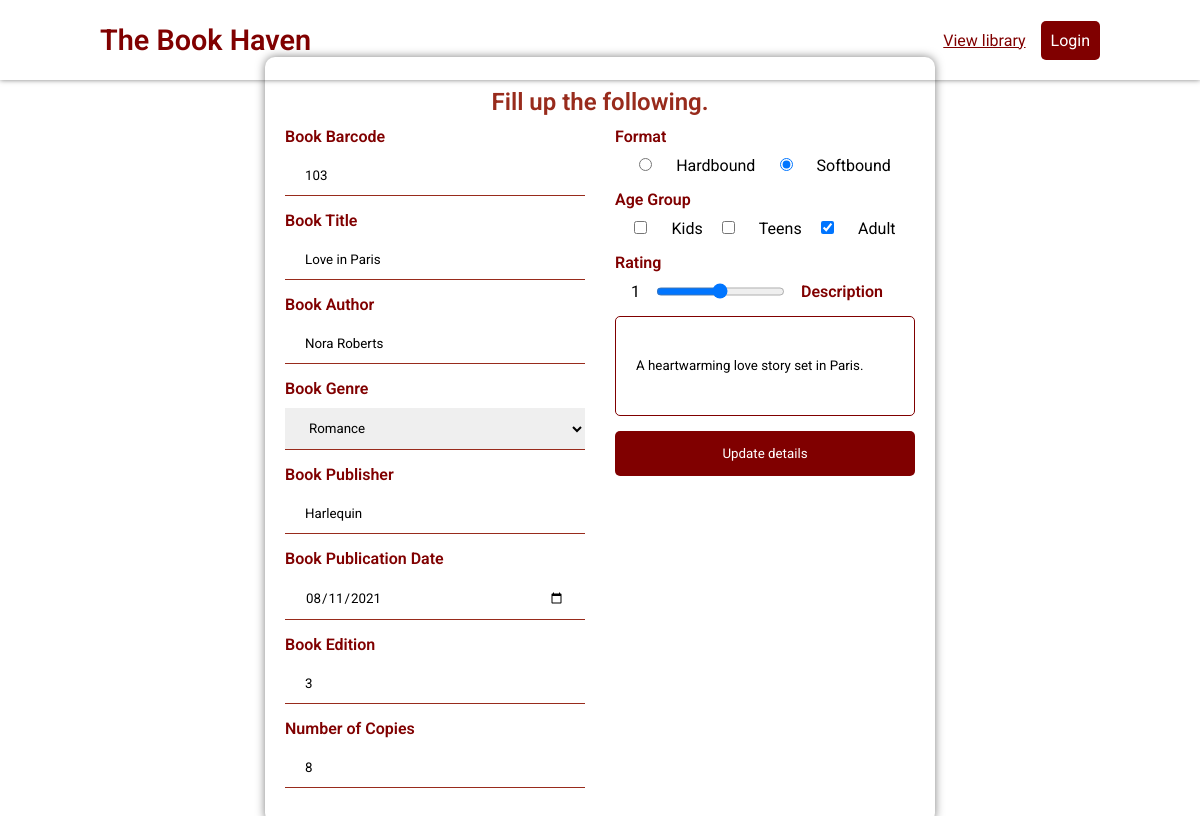
Page /editbook.php?book_selected=50 on the committed database.
### tables this page shows
CREATE TABLE `book_content` (
  `book_id` int(11) NOT NULL,
  `book_barcode` int(11) NOT NULL,
  `book_title` varchar(255) NOT NULL,
  `book_author` varchar(255) NOT NULL,
  `book_genre` varchar(255) NOT NULL,
  `book_publisher` varchar(255) NOT NULL,
  `book_pub_date` varchar(255) NOT NULL,
  `book_edition` varchar(255) NOT NULL,
  `book_copies` int(11) NOT NULL,
  `book_format` varchar(255) NOT NULL,
  `book_age_group` varchar(255) NOT NULL,
  `book_rating` int(5) NOT NULL,
  `book_desc` varchar(255) NOT NULL
);

### book.class.php (called while the page is built, shortened)
<?php
    require_once 'connection.php';
    class Book {
        protected $db;
        function __construct() {
            $this->db = new database;
        }
        function showbookonly($id) {
            $sql = "SELECT * FROM book_content WHERE book_id = :id";
            $query = $this->db->connection()->prepare($sql);
            $query->bindParam(':id', $id);
            $data = null;
            if ($query->execute()) {
                $data = $query->fetch(PDO::FETCH_ASSOC);
            }
            return $data;
        }
    }
    ?>

### connection.php (called while the page is built, shortened)
<?php
    class database{
        private $host = 'localhost';
        private $username = 'root';
        private $password = '';
        private $dbname = 'library_db';
        function connection() {
            $this->connection_var = new PDO("mysql:host=$this->host; dbname=$this->dbname", $this->username, $this->password);
            return $this->connection_var;
        }
    }
?>

### editbook.php (the view, shortened to what this page needs)
<?php
    require_once('book.class.php');
    $barcode = $title = $author = $genre = $publisher = $pub_date = $edition = $copies = $format = $rating = $desc = '';
    $age_group = [];
    if (isset($_GET['book_selected'])) {
        $book_id = $_GET['book_selected'];
        $selected_book = new Book;
        $book_contents = $selected_book->showbookonly($book_id);
        $barcode = $book_contents['book_barcode'];
        $title = $book_contents['book_title'];
        $author = $book_contents['book_author'];
        $genre = $book_contents['book_genre'];
        $publisher = $book_contents['book_publisher'];
        $pub_date = $book_contents['book_pub_date'];
        $edition = $book_contents['book_edition'];
        $copies = $book_contents['book_copies'];
        $format = $book_contents['book_format'];
        $age_group = explode(',', $book_contents['book_age_group']);
        $rating = $book_contents['book_rating'];
        $desc = $book_contents['book_desc'];
    }
?>
<!DOCTYPE html>
<html lang="en">
<head>
    <link rel="stylesheet" href="addbook.css?v=<?php echo time(); ?>">
</head>
<body>
    <header>
        <p class="document-heading">The Book Haven</p>
        <div class="add-button-container">
            <a href="library.php" class="add-button">View library</a>
            <p class="login">Login</p>
        </div>
    </header>
    <div class="form-container">
        <form action="" method="post">
        <div class="form-title-container">
            <p class="form-title">Fill up the following.</p>
        </div>
        <div class="input-container">
            <div class="left-form-inputs">
                <div class="input-error">
                    <label for="title">Book Barcode</label>
                </div>
                <input type="text" name="barcode" id="barcode" value="<?= $barcode ?>" placeholder="Enter Book Barcode">
                <div class="input-error">
                    <label for="title">Book Title</label>
                </div>
                <input type="text" name="title" id="title" value="<?= $title ?>" placeholder="Enter Book Title">
                <div class="input-error">
                    <label for="author">Book Author</label>
                </div>
                <input type="text" name="author" id="author" value="<?= $author ?>" placeholder="Enter Lead Author's Name">
                <div class="input-error">
                    <label for="genre">Book Genre</label>
                </div>
                <select name="genre" id="genre">
                    <option value="Romance" <?= (isset($genre) && $genre=='Romance')? 'selected=true':'' ?>>Romance</option>
                </select>
                <div class="input-error">
                    <label for="publisher">Book Publisher</label>
                </div>
                <input type="text" name="publisher" id="publisher" value="<?= $publisher ?>" placeholder="Enter Publisher's Company Name">
                <div class="input-error">
                    <label for="pub_date">Book Publication Date</label>
                </div>
                <input type="date" name="pub_date" id="pub_date" value="<?= $pub_date ?>">
                <div class="input-error">
                    <label for="edition">Book Edition</label>
                </div>
                <input type="number" name="edition" id="edition" value="<?= $edition ?>" placeholder="Enter Edition Number">
                <div class="input-error">
                    <label for="copies">Number of Copies</label>
                </div>
                <input type="number" name="copies" id="copies" value="<?= $copies ?>" placeholder="Enter number of copies">
            </div>
            <div class="right-form-inputs">
                <div class="input-error">
                    <label class="label-form" for="format">Format</label>
                </div>
                <div class="input-row-container">
                    <div class="input-row">
                        <input type="radio" name="format" id="Hardbound" value="Hardbound" <?= (isset($format) && $format == 'Hardbound')? 'checked':''?>>
                        <label for="Hardbound">Hardbound</label>
                    </div>
                    <div class="input-row">
                        <input type="radio" name="format" id="Softbound" value="Softbound" <?= (isset($format) && $format == 'Softbound')? 'checked':''?>>
                        <label for="Softbound">Softbound</label>
                    </div>
                </div>
                <div class="input-error">
                    <label class="label-form" for="age_group">Age Group</label>
                </div>
                <div class="input-row-container">
                    <div class="input-row">
                        <input type="checkbox" name="age_group[]" id="Kids" value="Kids" <?= in_array('Kids', $age_group) ? 'checked' : '' ?>>
                        <label for="Kids">Kids</label>
                    </div>
                    <div class="input-row">
                        <input type="checkbox" name="age_group[]" id="Teens" value="Teens" <?= in_array('Teens', $age_group) ? 'checked' : '' ?>>
                        <label for="Teens">Teens</label>
                    </div>
                    <div class="input-row">
                        <input type="checkbox" name="age_group[]" id="Adult" value="Adult" <?= in_array('Adult', $age_group) ? 'checked' : '' ?>>
                        <label for="Adult">Adult</label>
                    </div>
                </div>
                <div class="input-error">
                    <label class="label-form" for="rating">Rating</label>
                </div>
                <div class="bar-container">
                    <span>1</span>
                    <input type="range" name="rating" class="bar" id="rating" min="1" max="5" value="<?= $rating ?>>
                    <span>5</span>
                </div>
                <div class="input-error">
                <label class="label-form" for="desc">Description</label>
                </div>
                <input type="text" name="desc" class="desc" id="desc" value="<?= $desc ?>" placeholder="Describe this book (optional)">
                <input type="submit" name="submit" class="submit-btn" value="Update details">
            </div>
        </div>
    </div>
</body>
</html>

### addbook.css (style rules this page uses)
:root { --darkbrown: #800000; --midbrown: #982B1C; --pale: #FFDBB5; --cream: #FFEAC5; }
* { padding: 0; margin: 0; box-sizing: border-box; font-family: "Roboto", sans-serif; }
header { display: flex; justify-content: space-between; align-items: center; height: 10vh; padding: 0 100px; box-shadow: 0 0 5px rgba(0, 0, 0, 0.5); color: white; }
.document-heading { color: var(--darkbrown); font-size: 1.8em; font-weight: 600; }
.add-button-container { display: flex; width: auto; justify-content: space-between; align-items: center; }
.add-button { text-decoration: underline ; color: var(--darkbrown); }
.login { padding: 10px; background-color: var(--darkbrown); color: white; border-radius: 5px; margin-left: 15px; }
.form-container { display: flex; justify-content: center; align-items: center; height: 90vh; padding: 0 30px; }
.form-title-container { display: flex; justify-content: center; align-items: center; height: 50px; width: 100%; }
.form-title { font-size: 1.5em; font-weight: 600; color: var(--midbrown); color: var(--midbrown); }
form { box-shadow: 0 0 10px rgba(0, 0, 0, 0.5); padding: 20px; border-radius: 10px; }
.input-container { display: flex; }
.left-form-inputs { display: flex; flex-direction: column; margin-right: 30px; }
.input-error { display: flex; justify-content: space-between; align-items: center; }
.left-form-inputs div { width: 300px; margin-bottom: 10px; }
.left-form-inputs label { color: var(--darkbrown); margin-right: 30px; font-weight: 600; }
.left-form-inputs input { padding: 12px 20px; margin-bottom: 15px; outline-offset: 0; border: none; outline: none; border-bottom: 1px solid var(--midbrown); }
.left-form-inputs select { padding: 12px 20px; margin-bottom: 15px; outline-offset: 0; outline: 0; border: 0; border-bottom: 1px solid var(--midbrown); }
.right-form-inputs { display: flex; flex-direction: column; width: 300px; display: flex; }
.input-error { margin-bottom: 10px; }
.right-form-inputs .label-form { color: var(--darkbrown); font-weight: 600; }
.input-row-container { display: flex; justify-content: space-evenly; align-items: center; margin-bottom: 15px; }
.input-row input { margin-right: 20px; }
.bar-container { display: flex; justify-content: space-evenly; margin-bottom: 15px; }
.desc { height: 100px; border: 1px solid var(--darkbrown); border-radius: 5px; padding: 12px 20px; margin-bottom: 15px; outline: none; text-align: start; }
.submit-btn { padding: 15px 20px; background-color: var(--darkbrown); color: white; border: none; border-radius: 5px; }

### rows in the picture
book_content: barcode "103", title "Love in Paris", author "Nora Roberts", genre "Romance", publisher "Harlequin", pub_date "08/11/2021", edition "3", copies "8", book_format "☐ Hardbound", book_format "☑ Softbound", book_age_group "☑", rating "3", desc "A heartwarming love story set in Paris."
